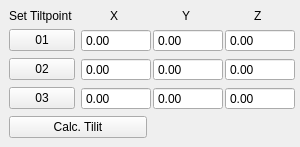
  <widget class="QDockWidget" name="tilt_correction_dockWidget">
   <property name="enabled">
    <bool>true</bool>
   </property>
   <property name="sizePolicy">
    <sizepolicy hsizetype="Preferred" vsizetype="Preferred">
     <horstretch>0</horstretch>
     <verstretch>0</verstretch>
    </sizepolicy>
   </property>
   <property name="maximumSize">
    <size>
     <width>300</width>
     <height>524287</height>
    </size>
   </property>
   <property name="windowTitle">
    <string>Tilt correction</string>
   </property>
   <attribute name="dockWidgetArea">
    <number>8</number>
   </attribute>
   <widget class="QWidget" name="dockWidgetContents_6">
    <layout class="QGridLayout" name="gridLayout_2">
     <item row="0" column="0">
      <layout class="QGridLayout" name="gridLayout">
       <item row="4" column="0" colspan="2">
        <widget class="QPushButton" name="calc_tilt_pushButton">
         <property name="text">
          <string>Calc. Tilit</string>
         </property>
        </widget>
       </item>
       <item row="2" column="0">
        <widget class="QPushButton" name="tilt_set_02_pushButton">
         <property name="maximumSize">
          <size>
           <width>70</width>
           <height>16777215</height>
          </size>
         </property>
         <property name="text">
          <string>02</string>
         </property>
        </widget>
       </item>
       <item row="3" column="0">
        <widget class="QPushButton" name="tilt_set_03_pushButton">
         <property name="maximumSize">
          <size>
           <width>70</width>
           <height>16777215</height>
          </size>
         </property>
         <property name="text">
          <string>03</string>
         </property>
        </widget>
       </item>
       <item row="1" column="1">
        <widget class="ScienDSpinBox" name="tilt_01_x_pos_doubleSpinBox">
         <property name="enabled">
          <bool>true</bool>
         </property>
         <property name="minimumSize">
          <size>
           <width>70</width>
           <height>0</height>
          </size>
         </property>
         <property name="maximumSize">
          <size>
           <width>50</width>
           <height>16777215</height>
          </size>
         </property>
         <property name="readOnly">
          <bool>true</bool>
         </property>
         <property name="buttonSymbols">
          <enum>QAbstractSpinBox::NoButtons</enum>
         </property>
         <property name="decimals">
          <number>2</number>
         </property>
         <property name="maximum">
          <double>200.000000000000000</double>
         </property>
        </widget>
       </item>
       <item row="1" column="0">
        <widget class="QPushButton" name="tilt_set_01_pushButton">
         <property name="maximumSize">
          <size>
           <width>70</width>
           <height>16777215</height>
          </size>
         </property>
         <property name="text">
          <string>01</string>
         </property>
        </widget>
       </item>
       <item row="0" column="0">
        <widget class="QLabel" name="tiltpoint_label">
         <property name="text">
          <string>Set Tiltpoint :</string>
         </property>
        </widget>
       </item>
       <item row="1" column="2">
        <widget class="ScienDSpinBox" name="tilt_01_y_pos_doubleSpinBox">
         <property name="enabled">
          <bool>true</bool>
         </property>
         <property name="minimumSize">
          <size>
           <width>70</width>
           <height>0</height>
          </size>
         </property>
         <property name="maximumSize">
          <size>
           <width>50</width>
           <height>16777215</height>
          </size>
         </property>
         <property name="readOnly">
          <bool>true</bool>
         </property>
         <property name="buttonSymbols">
          <enum>QAbstractSpinBox::NoButtons</enum>
         </property>
         <property name="decimals">
          <number>2</number>
         </property>
         <property name="maximum">
          <double>200.000000000000000</double>
         </property>
        </widget>
       </item>
       <item row="0" column="1" alignment="Qt::AlignHCenter">
        <widget class="QLabel" name="tilt_x_label">
         <property name="text">
          <string>X</string>
         </property>
        </widget>
       </item>
       <item row="2" column="1">
        <widget class="ScienDSpinBox" name="tilt_02_x_pos_doubleSpinBox">
         <property name="enabled">
          <bool>true</bool>
         </property>
         <property name="minimumSize">
          <size>
           <width>70</width>
           <height>0</height>
          </size>
         </property>
         <property name="maximumSize">
          <size>
           <width>50</width>
           <height>16777215</height>
          </size>
         </property>
         <property name="readOnly">
          <bool>true</bool>
         </property>
         <property name="buttonSymbols">
          <enum>QAbstractSpinBox::NoButtons</enum>
         </property>
         <property name="decimals">
          <number>2</number>
         </property>
         <property name="maximum">
          <double>200.000000000000000</double>
         </property>
        </widget>
       </item>
       <item row="3" column="3">
        <widget class="ScienDSpinBox" name="tilt_03_z_pos_doubleSpinBox">
         <property name="enabled">
          <bool>true</bool>
         </property>
         <property name="minimumSize">
          <size>
           <width>70</width>
           <height>0</height>
          </size>
         </property>
         <property name="maximumSize">
          <size>
           <width>50</width>
           <height>16777215</height>
          </size>
         </property>
         <property name="readOnly">
          <bool>true</bool>
         </property>
         <property name="buttonSymbols">
          <enum>QAbstractSpinBox::NoButtons</enum>
         </property>
         <property name="decimals">
          <number>2</number>
         </property>
         <property name="minimum">
          <double>-100.000000000000000</double>
         </property>
         <property name="maximum">
          <double>100.000000000000000</double>
         </property>
        </widget>
       </item>
       <item row="1" column="3">
        <widget class="ScienDSpinBox" name="tilt_01_z_pos_doubleSpinBox">
         <property name="enabled">
          <bool>true</bool>
         </property>
         <property name="minimumSize">
          <size>
           <width>70</width>
           <height>0</height>
          </size>
         </property>
         <property name="maximumSize">
          <size>
           <width>50</width>
           <height>16777215</height>
          </size>
         </property>
         <property name="readOnly">
          <bool>true</bool>
         </property>
         <property name="buttonSymbols">
          <enum>QAbstractSpinBox::NoButtons</enum>
         </property>
         <property name="decimals">
          <number>2</number>
         </property>
         <property name="minimum">
          <double>-100.000000000000000</double>
         </property>
         <property name="maximum">
          <double>100.000000000000000</double>
         </property>
        </widget>
       </item>
       <item row="3" column="1">
        <widget class="ScienDSpinBox" name="tilt_03_x_pos_doubleSpinBox">
         <property name="enabled">
          <bool>true</bool>
         </property>
         <property name="minimumSize">
          <size>
           <width>70</width>
           <height>0</height>
          </size>
         </property>
         <property name="maximumSize">
          <size>
           <width>50</width>
           <height>16777215</height>
          </size>
         </property>
         <property name="readOnly">
          <bool>true</bool>
         </property>
         <property name="buttonSymbols">
          <enum>QAbstractSpinBox::NoButtons</enum>
         </property>
         <property name="decimals">
          <number>2</number>
         </property>
         <property name="maximum">
          <double>200.000000000000000</double>
         </property>
        </widget>
       </item>
       <item row="3" column="2">
        <widget class="ScienDSpinBox" name="tilt_03_y_pos_doubleSpinBox">
         <property name="enabled">
          <bool>true</bool>
         </property>
         <property name="sizePolicy">
          <sizepolicy hsizetype="Minimum" vsizetype="Fixed">
           <horstretch>0</horstretch>
           <verstretch>0</verstretch>
          </sizepolicy>
         </property>
         <property name="minimumSize">
          <size>
           <width>70</width>
           <height>0</height>
          </size>
         </property>
         <property name="maximumSize">
          <size>
           <width>50</width>
           <height>16777215</height>
          </size>
         </property>
         <property name="readOnly">
          <bool>true</bool>
         </property>
         <property name="buttonSymbols">
          <enum>QAbstractSpinBox::NoButtons</enum>
         </property>
         <property name="decimals">
          <number>2</number>
         </property>
         <property name="maximum">
          <double>200.000000000000000</double>
         </property>
        </widget>
       </item>
       <item row="2" column="3">
        <widget class="ScienDSpinBox" name="tilt_02_z_pos_doubleSpinBox">
         <property name="enabled">
          <bool>true</bool>
         </property>
         <property name="minimumSize">
          <size>
           <width>70</width>
           <height>0</height>
          </size>
         </property>
         <property name="maximumSize">
          <size>
           <width>50</width>
           <height>16777215</height>
          </size>
         </property>
         <property name="readOnly">
          <bool>true</bool>
         </property>
         <property name="buttonSymbols">
          <enum>QAbstractSpinBox::NoButtons</enum>
         </property>
         <property name="decimals">
          <number>2</number>
         </property>
         <property name="minimum">
          <double>-100.000000000000000</double>
         </property>
         <property name="maximum">
          <double>100.000000000000000</double>
         </property>
        </widget>
       </item>
       <item row="2" column="2">
        <widget class="ScienDSpinBox" name="tilt_02_y_pos_doubleSpinBox">
         <property name="enabled">
          <bool>true</bool>
         </property>
         <property name="minimumSize">
          <size>
           <width>70</width>
           <height>0</height>
          </size>
         </property>
         <property name="maximumSize">
          <size>
           <width>50</width>
           <height>16777215</height>
          </size>
         </property>
         <property name="readOnly">
          <bool>true</bool>
         </property>
         <property name="buttonSymbols">
          <enum>QAbstractSpinBox::NoButtons</enum>
         </property>
         <property name="decimals">
          <number>2</number>
         </property>
         <property name="maximum">
          <double>200.000000000000000</double>
         </property>
        </widget>
       </item>
       <item row="0" column="2" alignment="Qt::AlignHCenter">
        <widget class="QLabel" name="tilt_y_label">
         <property name="text">
          <string>Y</string>
         </property>
        </widget>
       </item>
       <item row="0" column="3" alignment="Qt::AlignHCenter">
        <widget class="QLabel" name="tilt_z_label">
         <property name="text">
          <string>Z</string>
         </property>
        </widget>
       </item>
      </layout>
     </item>
    </layout>
   </widget>
  </widget>
